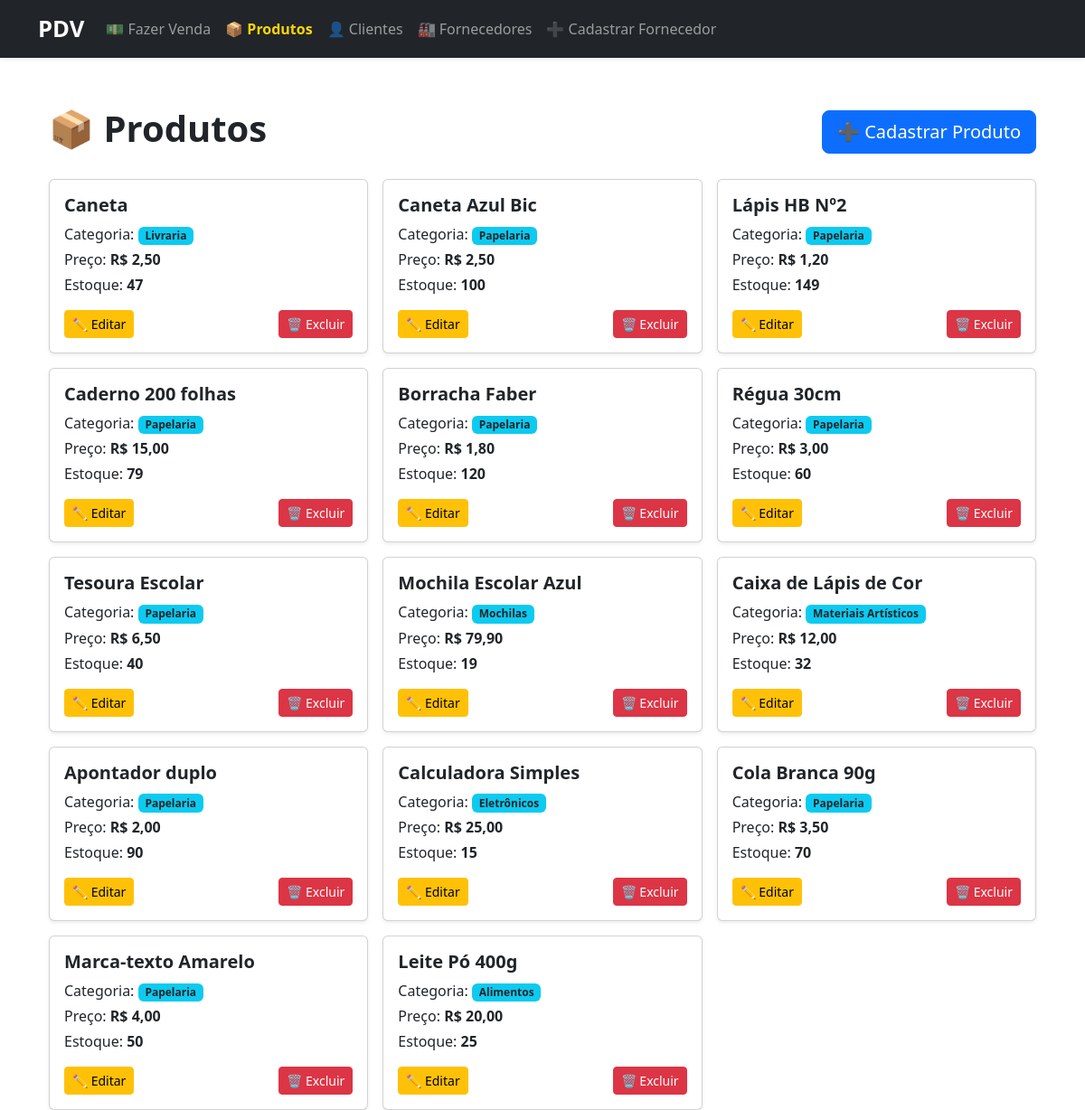
/produtos/, run on the app's committed database.
### produtos/models.py (models this page shows, shortened)
class Produto(models.Model):
    nome = models.CharField(max_length=100)
    categoria = models.ForeignKey(Categoria, on_delete=models.SET_NULL, null=True)
    preco = models.DecimalField(max_digits=10, decimal_places=2)
    estoque = models.PositiveIntegerField(default=0)
    descricao = models.TextField(blank=True)

class Categoria(models.Model):
    nome = models.CharField(max_length=50)
    descricao = models.TextField(blank=True)

### produtos/views.py (the view)
# urls.py: path('', views.listar_produtos, name='listar_produtos'),
def listar_produtos(request):
    produtos = Produto.objects.all()
    return render(request, 'produtos/produtos_list.html', {'produtos': produtos})

### produtos/templates/produtos/produtos_list.html (shortened to what this page needs)
{% extends 'base.html' %}
{% block content %}
<div class="container mt-5">
  <div class="d-flex justify-content-between align-items-center mb-4">
    <h1 class="fw-bold">📦 Produtos</h1>
    <a href="{% url 'cadastrar_produto' %}" class="btn btn-primary btn-lg">
      ➕ Cadastrar Produto
    </a>
  </div>
  {% if produtos %}
    <div class="row g-3">
      {% for produto in produtos %}
        <div class="col-md-4">
          <div class="card shadow-sm h-100">
            <div class="card-body d-flex flex-column">
              <h5 class="card-title fw-bold">{{ produto.nome }}</h5>
              <p class="card-text mb-1">
                Categoria:
                {% if produto.categoria %}
                  <span class="badge bg-info text-dark">{{ produto.categoria.nome }}</span>
                {% else %}
                  <span class="badge bg-secondary">Sem categoria</span>
                {% endif %}
              </p>
              <p class="card-text mb-1">Preço: <strong>R$ {{ produto.preco }}</strong></p>
              <p class="card-text mb-3">Estoque: <span class="fw-bold">{{ produto.estoque }}</span></p>
              <div class="mt-auto d-flex justify-content-between">
                <a href="{% url 'editar_produto' produto.id %}" class="btn btn-sm btn-warning">✏️ Editar</a>
                <a href="{% url 'excluir_produto' produto.id %}" class="btn btn-sm btn-danger">🗑️ Excluir</a>
              </div>
            </div>
          </div>
        </div>
      {% endfor %}
    </div>
  {% else %}
    <div class="alert alert-info text-center">
      Nenhum produto cadastrado. <a href="{% url 'cadastrar_produto' %}" class="alert-link">Clique aqui para adicionar</a>.
    </div>
  {% endif %}
</div>
{% endblock %}

### templates/base.html (style rules this page uses)
body { padding-top: 70px; }

### data on the page
Produto: nome "Caneta", categoria.nome "Livraria", preco "2,50", estoque "47"
Produto: nome "Caneta Azul Bic", categoria.nome "Papelaria", preco "2,50", estoque "100"
Produto: nome "Lápis HB Nº2", categoria.nome "Papelaria", preco "1,20", estoque "149"
Produto: nome "Caderno 200 folhas", categoria.nome "Papelaria", preco "15,00", estoque "79"
Produto: nome "Borracha Faber", categoria.nome "Papelaria", preco "1,80", estoque "120"
Produto: nome "Régua 30cm", categoria.nome "Papelaria", preco "3,00", estoque "60"
Produto: nome "Tesoura Escolar", categoria.nome "Papelaria", preco "6,50", estoque "40"
Produto: nome "Mochila Escolar Azul", categoria.nome "Mochilas", preco "79,90", estoque "19"
Produto: nome "Caixa de Lápis de Cor", categoria.nome "Materiais Artísticos", preco "12,00", estoque "32"
Produto: nome "Apontador duplo", categoria.nome "Papelaria", preco "2,00", estoque "90"
Produto: nome "Calculadora Simples", categoria.nome "Eletrônicos", preco "25,00", estoque "15"
Produto: nome "Cola Branca 90g", categoria.nome "Papelaria", preco "3,50", estoque "70"
Produto: nome "Marca-texto Amarelo", categoria.nome "Papelaria", preco "4,00", estoque "50"
Produto: nome "Leite Pó 400g", categoria.nome "Alimentos", preco "20,00", estoque "25"
